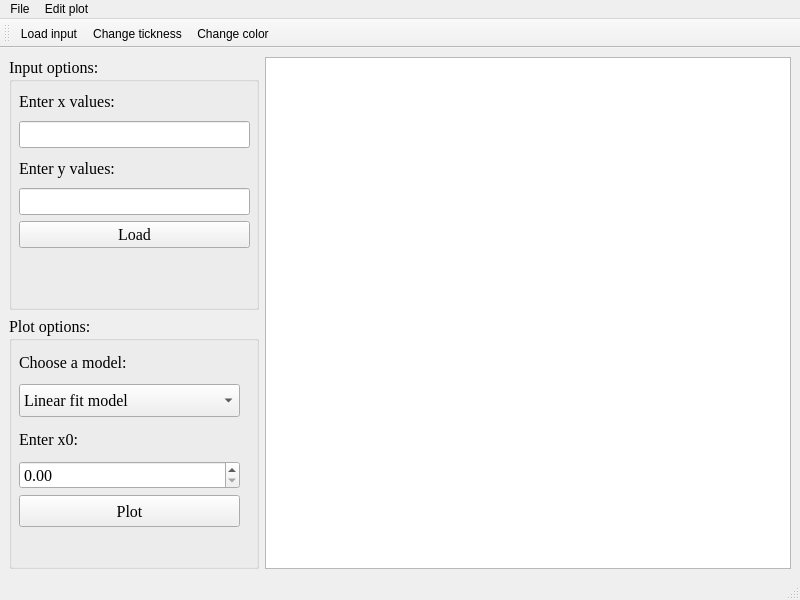
<?xml version="1.0" encoding="UTF-8"?>
<ui version="4.0">
 <class>LR_drawer</class>
 <widget class="QMainWindow" name="LR_drawer">
  <property name="geometry">
   <rect>
    <x>0</x>
    <y>0</y>
    <width>800</width>
    <height>600</height>
   </rect>
  </property>
  <property name="windowTitle">
   <string>LR_drawer</string>
  </property>
  <widget class="QWidget" name="centralwidget">
   <layout class="QHBoxLayout" name="horizontalLayout">
    <item>
     <layout class="QVBoxLayout" name="verticalLayout_3">
      <item>
       <widget class="QGroupBox" name="groupBox">
        <property name="sizePolicy">
         <sizepolicy hsizetype="Minimum" vsizetype="Minimum">
          <horstretch>0</horstretch>
          <verstretch>0</verstretch>
         </sizepolicy>
        </property>
        <property name="minimumSize">
         <size>
          <width>250</width>
          <height>220</height>
         </size>
        </property>
        <property name="font">
         <font>
          <family>Times New Roman</family>
          <pointsize>12</pointsize>
         </font>
        </property>
        <property name="title">
         <string>Input options:</string>
        </property>
        <widget class="QWidget" name="layoutWidget">
         <property name="geometry">
          <rect>
           <x>10</x>
           <y>30</y>
           <width>231</width>
           <height>161</height>
          </rect>
         </property>
         <layout class="QVBoxLayout" name="verticalLayout">
          <item>
           <widget class="QLabel" name="label_2">
            <property name="sizePolicy">
             <sizepolicy hsizetype="Minimum" vsizetype="Minimum">
              <horstretch>0</horstretch>
              <verstretch>0</verstretch>
             </sizepolicy>
            </property>
            <property name="minimumSize">
             <size>
              <width>200</width>
              <height>25</height>
             </size>
            </property>
            <property name="font">
             <font>
              <family>Times New Roman</family>
              <pointsize>12</pointsize>
             </font>
            </property>
            <property name="text">
             <string>Enter x values:</string>
            </property>
           </widget>
          </item>
          <item>
           <widget class="QLineEdit" name="x_input">
            <property name="minimumSize">
             <size>
              <width>0</width>
              <height>20</height>
             </size>
            </property>
            <property name="maxLength">
             <number>3276700</number>
            </property>
           </widget>
          </item>
          <item>
           <widget class="QLabel" name="label_3">
            <property name="sizePolicy">
             <sizepolicy hsizetype="Preferred" vsizetype="Minimum">
              <horstretch>0</horstretch>
              <verstretch>0</verstretch>
             </sizepolicy>
            </property>
            <property name="minimumSize">
             <size>
              <width>0</width>
              <height>25</height>
             </size>
            </property>
            <property name="text">
             <string>Enter y values:</string>
            </property>
           </widget>
          </item>
          <item>
           <widget class="QLineEdit" name="y_input">
            <property name="minimumSize">
             <size>
              <width>0</width>
              <height>20</height>
             </size>
            </property>
            <property name="maxLength">
             <number>3276700</number>
            </property>
           </widget>
          </item>
          <item>
           <widget class="QPushButton" name="load">
            <property name="minimumSize">
             <size>
              <width>0</width>
              <height>20</height>
             </size>
            </property>
            <property name="text">
             <string>Load</string>
            </property>
           </widget>
          </item>
         </layout>
        </widget>
       </widget>
      </item>
      <item>
       <widget class="QGroupBox" name="groupBox_2">
        <property name="sizePolicy">
         <sizepolicy hsizetype="Minimum" vsizetype="Minimum">
          <horstretch>0</horstretch>
          <verstretch>0</verstretch>
         </sizepolicy>
        </property>
        <property name="minimumSize">
         <size>
          <width>250</width>
          <height>150</height>
         </size>
        </property>
        <property name="font">
         <font>
          <family>Times New Roman</family>
          <pointsize>12</pointsize>
         </font>
        </property>
        <property name="title">
         <string>Plot options:</string>
        </property>
        <widget class="QWidget" name="layoutWidget">
         <property name="geometry">
          <rect>
           <x>10</x>
           <y>30</y>
           <width>221</width>
           <height>181</height>
          </rect>
         </property>
         <layout class="QVBoxLayout" name="verticalLayout_2">
          <item>
           <widget class="QLabel" name="label">
            <property name="sizePolicy">
             <sizepolicy hsizetype="Preferred" vsizetype="Minimum">
              <horstretch>0</horstretch>
              <verstretch>0</verstretch>
             </sizepolicy>
            </property>
            <property name="minimumSize">
             <size>
              <width>200</width>
              <height>25</height>
             </size>
            </property>
            <property name="text">
             <string>Choose a model:</string>
            </property>
           </widget>
          </item>
          <item>
           <widget class="QComboBox" name="user_mode_choice">
            <property name="sizePolicy">
             <sizepolicy hsizetype="Minimum" vsizetype="Minimum">
              <horstretch>0</horstretch>
              <verstretch>0</verstretch>
             </sizepolicy>
            </property>
            <property name="minimumSize">
             <size>
              <width>0</width>
              <height>25</height>
             </size>
            </property>
            <item>
             <property name="text">
              <string>Linear fit model</string>
             </property>
            </item>
            <item>
             <property name="text">
              <string>Bilinear fit model</string>
             </property>
            </item>
           </widget>
          </item>
          <item>
           <widget class="QLabel" name="label_4">
            <property name="text">
             <string>Enter x0:</string>
            </property>
           </widget>
          </item>
          <item>
           <widget class="QDoubleSpinBox" name="x0_choice"/>
          </item>
          <item>
           <widget class="QPushButton" name="Plot">
            <property name="sizePolicy">
             <sizepolicy hsizetype="Minimum" vsizetype="Minimum">
              <horstretch>0</horstretch>
              <verstretch>0</verstretch>
             </sizepolicy>
            </property>
            <property name="minimumSize">
             <size>
              <width>0</width>
              <height>20</height>
             </size>
            </property>
            <property name="text">
             <string>Plot</string>
            </property>
           </widget>
          </item>
         </layout>
        </widget>
       </widget>
      </item>
     </layout>
    </item>
    <item>
     <widget class="QGraphicsView" name="graphicsView"/>
    </item>
   </layout>
  </widget>
  <widget class="QMenuBar" name="menubar">
   <property name="geometry">
    <rect>
     <x>0</x>
     <y>0</y>
     <width>800</width>
     <height>21</height>
    </rect>
   </property>
   <widget class="QMenu" name="menuInput">
    <property name="title">
     <string>File</string>
    </property>
    <addaction name="actionLoad_file"/>
   </widget>
   <widget class="QMenu" name="menuStyle">
    <property name="title">
     <string>Edit plot</string>
    </property>
    <addaction name="actionChange_tickness"/>
    <addaction name="actionChange_color"/>
   </widget>
   <addaction name="menuInput"/>
   <addaction name="menuStyle"/>
  </widget>
  <widget class="QStatusBar" name="statusbar"/>
  <widget class="QToolBar" name="toolBar">
   <property name="windowTitle">
    <string>toolBar</string>
   </property>
   <attribute name="toolBarArea">
    <enum>TopToolBarArea</enum>
   </attribute>
   <attribute name="toolBarBreak">
    <bool>false</bool>
   </attribute>
   <addaction name="actionLoad_file"/>
   <addaction name="actionChange_tickness"/>
   <addaction name="actionChange_color"/>
  </widget>
  <action name="actionLoad_file">
   <property name="icon">
    <iconset>
     <normaloff>../img_504113.png</normaloff>../img_504113.png</iconset>
   </property>
   <property name="text">
    <string>Load input</string>
   </property>
  </action>
  <action name="actionChange_tickness">
   <property name="icon">
    <iconset>
     <normaloff>../181398-200.png</normaloff>../181398-200.png</iconset>
   </property>
   <property name="text">
    <string>Change tickness</string>
   </property>
  </action>
  <action name="actionChange_color">
   <property name="icon">
    <iconset>
     <normaloff>../6684101501555931400-512.png</normaloff>../6684101501555931400-512.png</iconset>
   </property>
   <property name="text">
    <string>Change color</string>
   </property>
  </action>
 </widget>
 <resources/>
 <connections/>
</ui>
